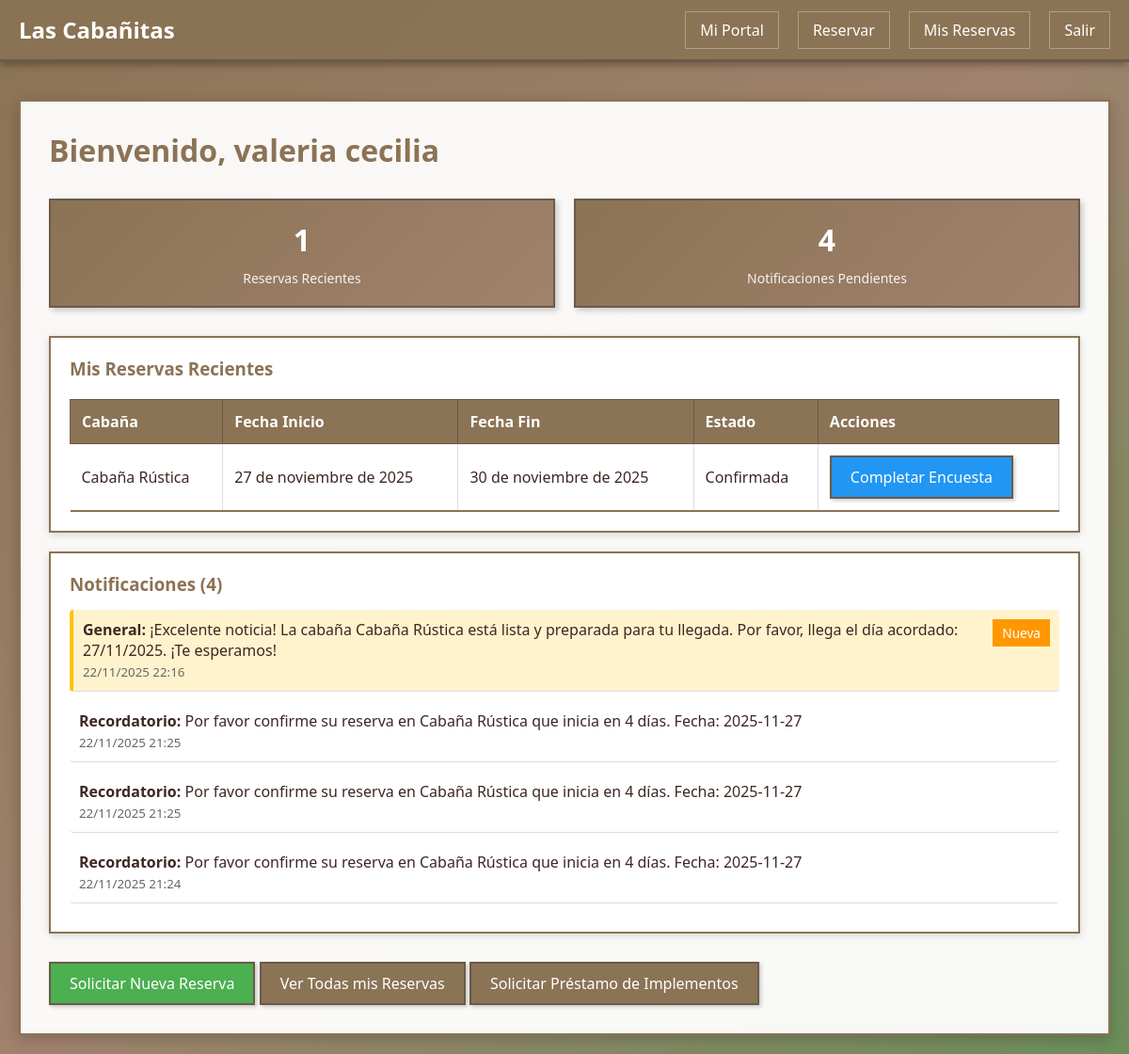
Page /cliente/ (signed in) on the earlier database version.
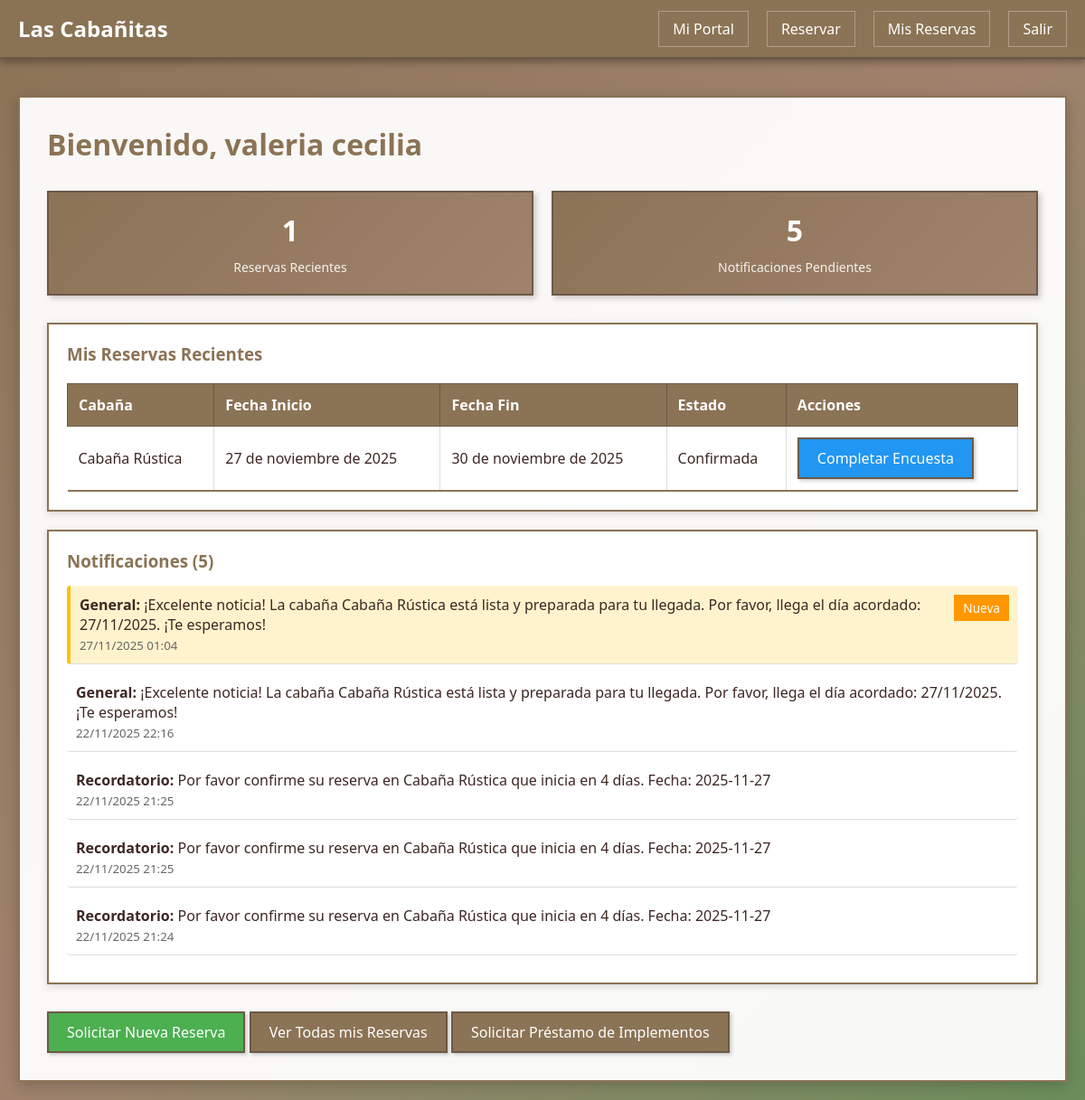
Same page on the later database version.
### gestion/models.py (models this page shows, shortened)
class Reserva(models.Model):
    ESTADOS = [
        ('pendiente', 'Pendiente'),
        ('confirmada', 'Confirmada'),
        ('cancelada', 'Cancelada'),
        ('completada', 'Completada'),
    ]
    idReserva = models.AutoField(primary_key=True)
    cliente = models.ForeignKey(Cliente, on_delete=models.CASCADE, related_name='reservas')
    cabaña = models.ForeignKey(Cabaña, on_delete=models.CASCADE, related_name='reservas')
    fechaInicio = models.DateField()
    fechaFin = models.DateField()
    numPersonas = models.IntegerField()
    estado = models.CharField(max_length=20, choices=ESTADOS, default='pendiente')
    montoCotizado = models.DecimalField(max_digits=10, decimal_places=2)
    comentarios = models.TextField(blank=True)
    fechaCreacion = models.DateTimeField(auto_now_add=True)
    confirmacion_cliente = models.BooleanField(default=False, verbose_name='Confirmación Cliente')
    fecha_confirmacion = models.DateTimeField(null=True, blank=True, verbose_name='Fecha Confirmación')
    class Meta:
        db_table = 'reserva'
        verbose_name = "Reserva"
        verbose_name_plural = "Reservas"
        ordering = ['-fechaCreacion']

class Cabaña(models.Model):
    ESTADOS = [
        ('lista', 'Lista'),
        ('en_preparacion', 'En Preparación'),
        ('pendiente', 'Pendiente'),
        ('mantenimiento', 'En Mantenimiento'),
        ('disponible', 'Disponible'),  # Mantener para compatibilidad
        ('ocupada', 'Ocupada'),
        ('reservada', 'Reservada'),
    ]
    idCabaña = models.AutoField(primary_key=True)
    nombre = models.CharField(max_length=100)
    capacidad = models.IntegerField()
    estado = models.CharField(max_length=20, choices=ESTADOS, default='disponible')
    precioNoche = models.DecimalField(max_digits=10, decimal_places=2)
    class Meta:
        db_table = 'cabana'
        verbose_name = "Cabaña"
        verbose_name_plural = "Cabañas"

class Notificacion(models.Model):
    TIPOS = [
        ('alerta', 'Alerta'),
        ('confirmacion', 'Confirmación'),
        ('preparacion', 'Preparación'),
        ('recordatorio', 'Recordatorio'),
        ('general', 'General'),
    ]
    idNotificacion = models.AutoField(primary_key=True)
    usuario = models.ForeignKey(User, on_delete=models.CASCADE, related_name='notificaciones', null=True, blank=True)
    tipo = models.CharField(max_length=20, choices=TIPOS)
    mensaje = models.TextField()
    fechaEnvio = models.DateTimeField(auto_now_add=True)
    leida = models.BooleanField(default=False)
    class Meta:
        db_table = 'notificacion'
        verbose_name = "Notificación"
        verbose_name_plural = "Notificaciones"
        ordering = ['-fechaEnvio']

### gestion/views.py (the view)
# urls.py: path('cliente/', views.portal_cliente, name='portal_cliente'),
@cliente_required
def portal_cliente(request):
    cliente = request.user.cliente
    reservas = Reserva.objects.filter(cliente=cliente).order_by('-fechaCreacion')[:5]
    notificaciones = Notificacion.objects.filter(usuario=request.user).order_by('-fechaEnvio')[:10]
    context = {
        'cliente': cliente,
        'reservas': reservas,
        'notificaciones': notificaciones,
    }
    return render(request, 'cliente/portal_cliente.html', context)

### gestion/templates/cliente/portal_cliente.html (shortened to what this page needs)
{% extends 'base.html' %}
{% block content %}
<h1 class="page-title">Bienvenido, {{ cliente.nombre }}</h1>
<div class="stats">
    <div class="stat-card">
        <h4>{{ reservas|length }}</h4>
        <p>Reservas Recientes</p>
    </div>
    <div class="stat-card">
        <h4>{{ notificaciones|length }}</h4>
        <p>Notificaciones Pendientes</p>
    </div>
</div>
<div class="card">
    <h3>Mis Reservas Recientes</h3>
    {% if reservas %}
        <table>
            <thead>
                <tr>
                    <th>Cabaña</th>
                    <th>Fecha Inicio</th>
                    <th>Fecha Fin</th>
                    <th>Estado</th>
                    <th>Acciones</th>
                </tr>
            </thead>
            <tbody>
                {% for reserva in reservas %}
                <tr>
                    <td>{{ reserva.cabaña.nombre }}</td>
                    <td>{{ reserva.fechaInicio }}</td>
                    <td>{{ reserva.fechaFin }}</td>
                    <td>{{ reserva.get_estado_display }}</td>
                    <td>
                        <a href="{% url 'completar_encuesta' reserva.idReserva %}" class="btn btn-primary">Completar Encuesta</a>
                    </td>
                </tr>
                {% endfor %}
            </tbody>
        </table>
    {% else %}
        <p>No tienes reservas aún. <a href="{% url 'solicitar_reserva' %}">Solicita una reserva</a></p>
    {% endif %}
</div>
<div class="card">
    <h3>Notificaciones {% if notificaciones %}({{ notificaciones|length }}){% endif %}</h3>
    {% if notificaciones %}
        <ul style="list-style: none; padding: 0;">
            {% for notif in notificaciones %}
            <li class="notification-item {% if not notif.leida %}notification-unread{% endif %}" style="margin-bottom: 10px;">
                <div style="display: flex; justify-content: space-between; align-items: start;">
                    <div style="flex: 1;">
                        <strong>{{ notif.get_tipo_display }}:</strong> {{ notif.mensaje }}
                        <br><small class="notification-date" style="color: #666;">{{ notif.fechaEnvio|date:"d/m/Y H:i" }}</small>
                    </div>
                    {% if not notif.leida %}
                        <span class="badge badge-warning" style="margin-left: 10px;">Nueva</span>
                    {% endif %}
                </div>
            </li>
            {% endfor %}
        </ul>
    {% else %}
        <p>No tienes notificaciones.</p>
    {% endif %}
</div>
<div class="mt-30">
    <a href="{% url 'solicitar_reserva' %}" class="btn btn-success">Solicitar Nueva Reserva</a>
    <a href="{% url 'mis_reservas' %}" class="btn">Ver Todas mis Reservas</a>
    <a href="{% url 'solicitar_prestamo' %}" class="btn">Solicitar Préstamo de Implementos</a>
</div>
{% endblock %}

Differences in the rows shown:
added Notificacion: tipo "General", mensaje "¡Excelente noticia! La cabaña Cabaña Rústica está lista y preparada para tu llegada. Por favor, llega el día acordado: 27/11/2025. ¡Te esperamos!", fechaEnvio "27/11/2025 01:04", leida "Nueva"
changed Notificacion (number 2 of 5 on the later page): no longer shows "Nueva"
Other differences:
{{ notificaciones|length }}: "4" → "5"
